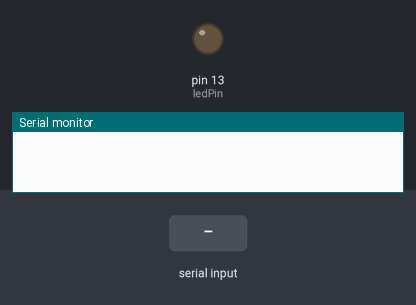
A sketch run on a simulated Arduino Uno, built with avr-gcc and run on an emulated ATmega328P. Shown: output pins drawn as LEDs (lit = HIGH), the last lines printed to the serial monitor. The test bench sets the inputs (shaded band).

Above: at 1.2 s.
1.3 s: "emergencia\n" received over Serial
At 2.1 s:
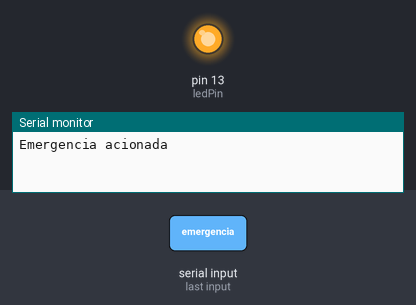
2.8 s: "atendida\n" received over Serial
At 3.2 s:
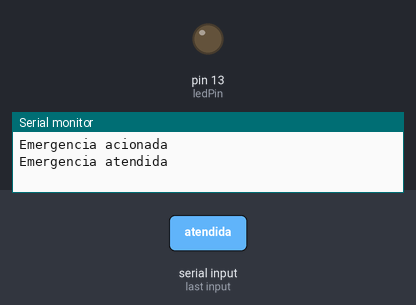
Timing chart, 0 to 5.8 s (numbered marks = the images above; inputs shaded):
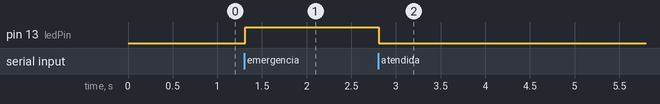

Measured:
- after the input at 1.3 s, pin 13 (ledPin): LOW → HIGH at once
- after the input at 2.8 s, pin 13 (ledPin): HIGH → LOW at once

The sketch:

teste.ino
```cpp
const int ledPin = 13;
boolean emergencia = false;

void setup() {
  Serial.begin(9600);
  pinMode(ledPin, OUTPUT);
}

void loop() {
  if (Serial.available() > 0) {
    String command = Serial.readStringUntil('\n');

    if (command == "emergencia") {
      acionarEmergencia();
    } else if (command == "atendida") {
      atenderEmergencia();
    }
  }
}

void acionarEmergencia() {
  digitalWrite(ledPin, HIGH);
  Serial.println("Emergencia acionada");
  emergencia = true;
}

void atenderEmergencia() {
  digitalWrite(ledPin, LOW);
  Serial.println("Emergencia atendida");
  emergencia = false;
}
```
